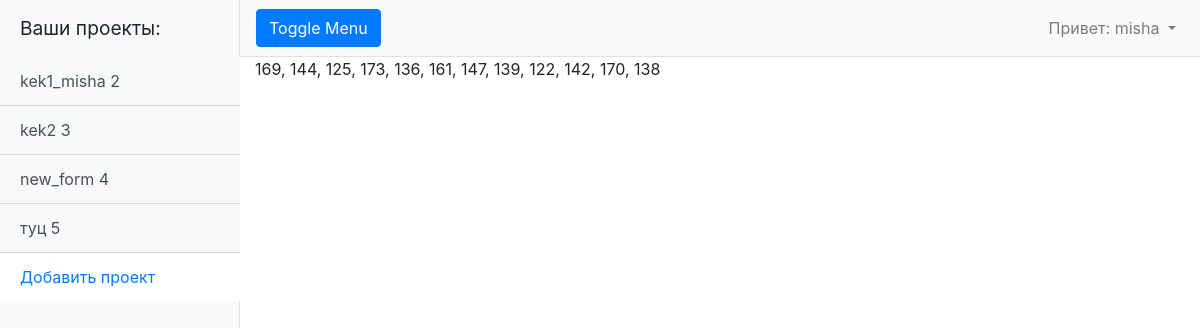
Page /2 (signed in) on the earlier database version.
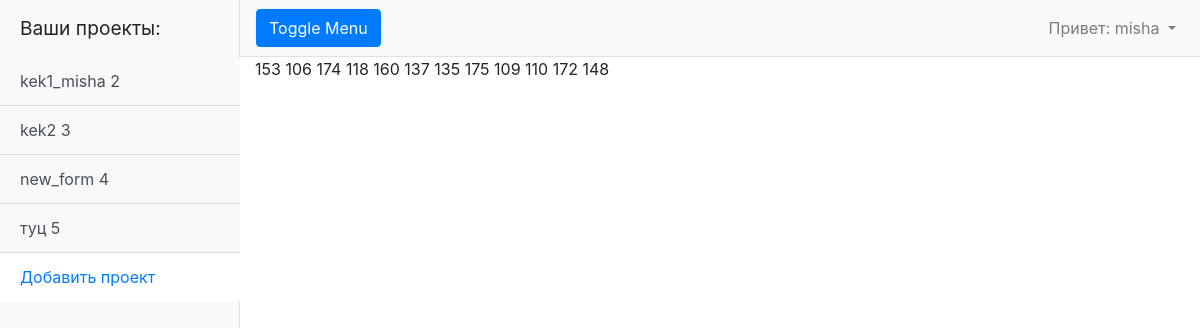
Same page on the later database version.
### myapp/models.py (models this page shows, shortened)
class Project(models.Model):
    user = models.ForeignKey(User, on_delete=models.CASCADE)
    project_name = models.CharField(max_length=255, unique=True)
    project_date_creation = models.DateTimeField(auto_now_add=True)

class Data(models.Model):
    month = 'M'
    FIELD = [
        (month, 'ежемесячные данные'),
    ]
    project = models.ForeignKey(Project, on_delete=models.CASCADE)
    project_type = models.CharField(max_length=1, choices=FIELD, default='M')
    data = models.TextField(default='0 0 0 0 0 0 0 0 0 0 0 0')
    begin_heating = models.DateField(default=2020-10-22)
    end_heating = models.DateField(default=2020-10-22)

### myapp/views.py (the view)
# urls.py: path('<int:pk>', ProjectData.as_view()),
class ProjectData(DetailView):
    model = Data
    template_name = 'index.html'
    context_object_name = 'single_project'
    def get_context_data(self, **kwargs):
        context = super().get_context_data(**kwargs)
        context['a_projects'] = Project.objects.filter(user__username=self.request.user)
        return context

### templates/index.html (shortened to what this page needs)
{% extends 'default.html' %}
{% block content %}
    {{ single_project.data }}
{% endblock content%}

### templates/default.html (shortened to what this page needs)
{% load static %}
<!DOCTYPE html>
<html lang="en">
<head>
  <link href="{% static 'vendor/bootstrap/css/bootstrap.min.css' %}" rel="stylesheet ">
  <link href="{% static 'css/simple-sidebar.css' %}" rel="stylesheet">
</head>
<body>
  <div class="d-flex" id="wrapper">
    <div class="bg-light border-right" id="sidebar-wrapper" style="max-width: 240px;">
      <div class="sidebar-heading">Ваши проекты:</div>
      <div class="list-group list-group-flush">
          {% if user.is_authenticated %}
              {% for project in a_projects %}
                  <a href="{{ project.id }}" class="list-group-item list-group-item-action bg-light">{{ project.project_name }} {{ project.id }}</a>
              {% endfor %}
              <a href="create_project" class="list-group-item">Добавить проект</a>
          {% endif %}
      </div>
    </div>
    <div id="page-content-wrapper">
      <nav class="navbar navbar-expand-lg navbar-light bg-light border-bottom">
        <button class="btn btn-primary" id="menu-toggle">Toggle Menu</button>
        <div class="collapse navbar-collapse" id="navbarSupportedContent">
          <ul class="navbar-nav ml-auto mt-2 mt-lg-0">
            {% if user.is_authenticated %}
              <li class="nav-item dropdown">
                <a class="nav-link dropdown-toggle" href="#" id="navbarDropdown" role="button" data-toggle="dropdown" aria-haspopup="true" aria-expanded="false">
                  <span>Привет: {{ user.username }}</span>
                </a>
              </li>
            {% endif %}
          </ul>
        </div>
      </nav>
      <div class="container-fluid">
          {% block content %}{% endblock content %}
      </div>
    </div>
  </div>
</body>
</html>

### static/css/simple-sidebar.css (style rules this page uses)
#wrapper { overflow-x: hidden; }
#sidebar-wrapper { min-height: 100vh; margin-left: -15rem; -webkit-transition: margin .25s ease-out; -moz-transition: margin .25s ease-out; -o-transition: margin .25s ease-out; transition: margin .25s ease-out; }
#sidebar-wrapper .sidebar-heading { padding: 0.875rem 1.25rem; font-size: 1.2rem; }
#sidebar-wrapper .list-group { width: 15rem; }
#page-content-wrapper { min-width: 100vw; }
@media (min-width: 768px) { #sidebar-wrapper { margin-left: 0; } }
@media (min-width: 768px) { #page-content-wrapper { min-width: 0; width: 100%; } }

Differences in the rows shown:
changed Data: data "169, 144, 125, 173, 136, 161, 147, 139, 122, 142, 170, 138" → "153 106 174 118 160 137 135 175 109 110 172 148"
